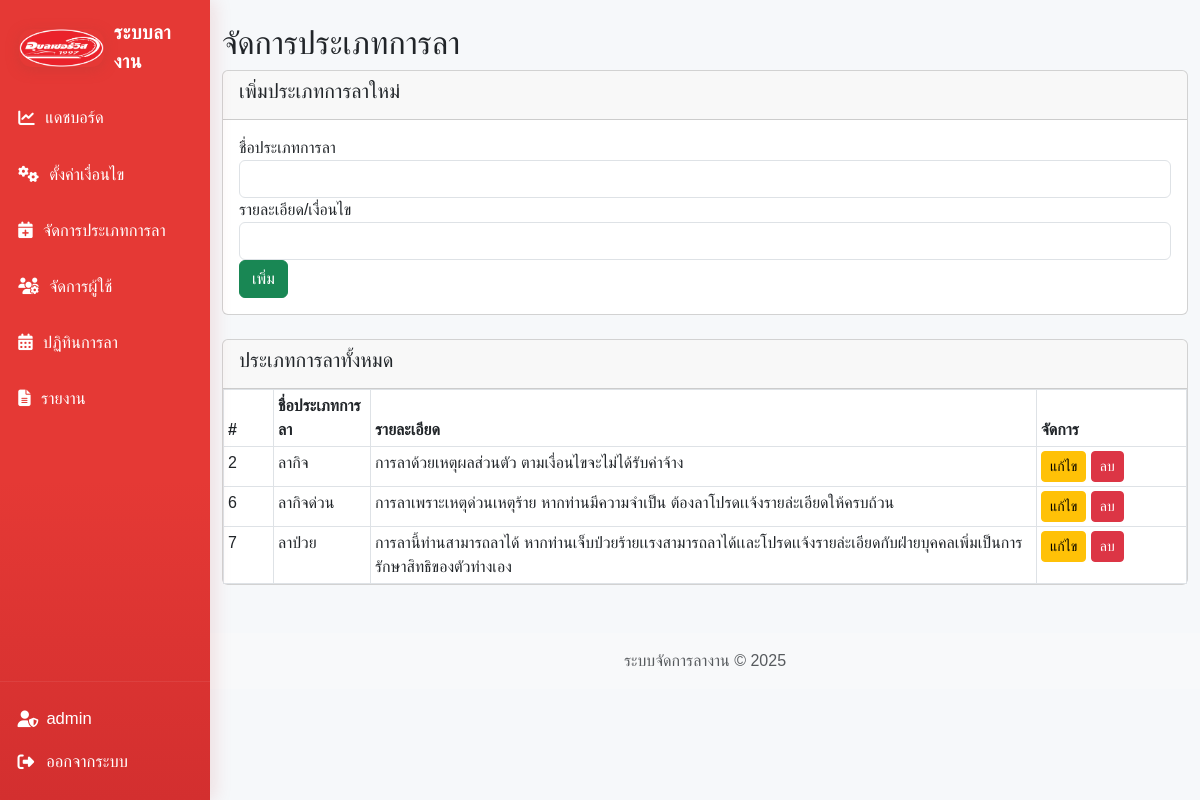
Page /admin/leave_types.php (signed in) on the committed database.
### tables this page shows
CREATE TABLE `leave_types` (
  `id` int NOT NULL,
  `name` varchar(50) NOT NULL,
  `description` text,
  `requires_document` tinyint(1) DEFAULT '0'
);

### admin/leave_types.php (the view, shortened to what this page needs)
<?php
require_once '../config/db.php';
$leave_types = $conn->query("SELECT * FROM leave_types ORDER BY id ASC")->fetchAll(PDO::FETCH_ASSOC);
include '../includes/header.php';
?>
<div class="container mt-4">
    <h2>จัดการประเภทการลา</h2>
    <div class="card mb-4">
        <div class="card-header"><h5>เพิ่มประเภทการลาใหม่</h5></div>
        <div class="card-body">
            <form method="post">
                <div class="form-group">
                    <label>ชื่อประเภทการลา</label>
                    <input type="text" name="name" class="form-control" required>
                </div>
                <div class="form-group">
                    <label>รายละเอียด/เงื่อนไข</label>
                    <input type="text" name="description" class="form-control">
                </div>
                <button type="submit" class="btn btn-success">เพิ่ม</button>
            </form>
        </div>
    </div>
    <div class="card">
        <div class="card-header"><h5>ประเภทการลาทั้งหมด</h5></div>
        <div class="card-body p-0">
            <table class="table table-bordered table-sm mb-0">
                <thead>
                    <tr>
                        <th style="width:50px;">#</th>
                        <th>ชื่อประเภทการลา</th>
                        <th>รายละเอียด</th>
                        <th style="width:150px;">จัดการ</th>
                    </tr>
                </thead>
                <tbody>
                    <?php foreach ($leave_types as $lt): ?>
                        <tr>
                        <?php if (isset($_GET['edit_id']) && $_GET['edit_id'] == $lt['id']): ?>
                            <form method="post" class="form-inline">
                                <input type="hidden" name="action" value="edit">
                                <input type="hidden" name="edit_id" value="<?= $lt['id'] ?>">
                                <td><?= $lt['id'] ?></td>
                                <td>
                                    <input type="text" name="edit_name" value="<?= htmlspecialchars($lt['name']) ?>" class="form-control form-control-sm mr-2" required>
                                </td>
                                <td>
                                    <input type="text" name="edit_description" value="<?= htmlspecialchars($lt['description']) ?>" class="form-control form-control-sm mr-2">
                                </td>
                                <td>
                                    <button type="submit" class="btn btn-primary btn-sm mr-2">บันทึก</button>
                                    <a href="<?= $_SERVER['PHP_SELF'] ?>" class="btn btn-secondary btn-sm">ยกเลิก</a>
                                </td>
                            </form>
                        <?php else: ?>
                            <td><?= $lt['id'] ?></td>
                            <td><?= htmlspecialchars($lt['name']) ?></td>
                            <td><?= htmlspecialchars($lt['description']) ?></td>
                            <td>
                                <a href="?edit_id=<?= $lt['id'] ?>" class="btn btn-warning btn-sm mr-2">แก้ไข</a>
                                <a href="?delete_id=<?= $lt['id'] ?>" class="btn btn-danger btn-sm" onclick="return confirm('ยืนยันการลบ?')">ลบ</a>
                            </td>
                        <?php endif; ?>
                        </tr>
                    <?php endforeach; ?>
                </tbody>
            </table>
        </div>
    </div>
</div>
<?php include '../includes/footer.php'; ?>

### assets/css/style.css (style rules this page uses)
body { font-family: 'Kanit', sans-serif; background-color: #f8f9fa; }

### includes/header.php (style rules this page uses)
body { background: #f6f8fa; }
@media (min-width: 992px) { body { padding-left: 210px !important; } }

### rows in the picture
leave_types: id "2", name "ลากิจ", description "การลาด้วยเหตุผลส่วนตัว ตามเงื่อนไขจะไม่ได้รับค่าจ้าง"
leave_types: id "6", name "ลากิจด่วน", description "การลาเพราะเหตุด่วนเหตุร้าย หากท่านมีความจำเป็น ต้องลาโปรดเเจ้งรายล่ะเอียดให้ครบถ้วน"
leave_types: id "7", name "ลาป่วย", description "การลานี้ท่านสามารถลาได้ หากท่านเจ็บป่วยร้ายเเรงสามารถลาได้เเละโปรดเเจ้งรายล่ะเอียดกับฝ่ายบุคคลเพิ่มเป็นการรักษาสิทธิของตัวท่างเอง"

### other values in the picture
$item['text'] "แดชบอร์ด"
$item['text'] "ตั้งค่าเงื่อนไข"
$item['text'] "จัดการประเภทการลา"
$item['text'] "จัดการผู้ใช้"
$item['text'] "ปฏิทินการลา"
$item['text'] "รายงาน"
$_SESSION['username'] "admin"
